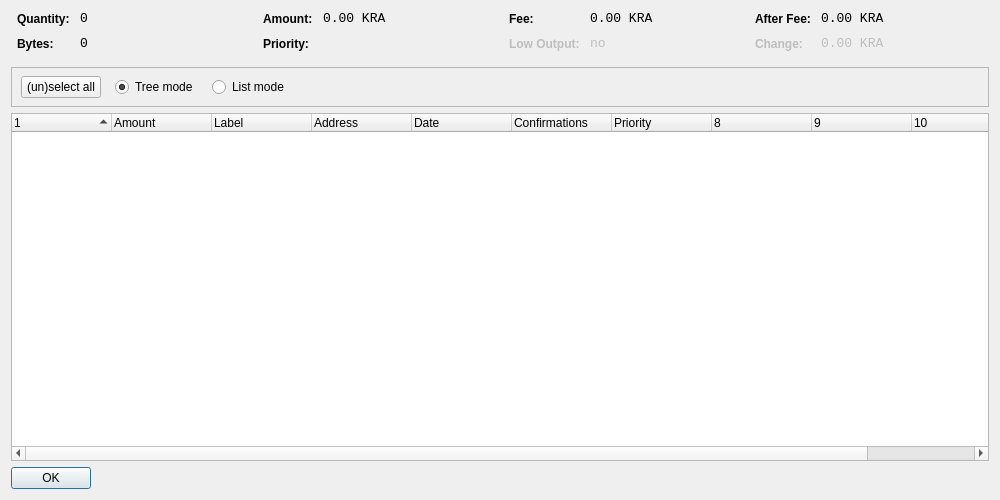
<?xml version="1.0" encoding="UTF-8"?>
<ui version="4.0">
 <class>CoinControlDialog</class>
 <widget class="QDialog" name="CoinControlDialog">
  <property name="geometry">
   <rect>
    <x>0</x>
    <y>0</y>
    <width>1000</width>
    <height>500</height>
   </rect>
  </property>
  <property name="windowTitle">
   <string>Coin Control</string>
  </property>
  <layout class="QVBoxLayout" name="verticalLayout">
   <item>
    <layout class="QHBoxLayout" name="horizontalLayoutTop" stretch="0,0,0,0">
     <property name="topMargin">
      <number>0</number>
     </property>
     <property name="bottomMargin">
      <number>10</number>
     </property>
     <item>
      <layout class="QFormLayout" name="formLayoutCoinControl1">
       <property name="horizontalSpacing">
        <number>10</number>
       </property>
       <property name="verticalSpacing">
        <number>10</number>
       </property>
       <property name="leftMargin">
        <number>6</number>
       </property>
       <property name="rightMargin">
        <number>6</number>
       </property>
       <item row="0" column="0">
        <widget class="QLabel" name="labelCoinControlQuantityText">
         <property name="styleSheet">
          <string notr="true">font-weight:bold;</string>
         </property>
         <property name="text">
          <string>Quantity:</string>
         </property>
        </widget>
       </item>
       <item row="0" column="1">
        <widget class="QLabel" name="labelCoinControlQuantity">
         <property name="font">
          <font>
           <family>Monospace</family>
           <pointsize>10</pointsize>
          </font>
         </property>
         <property name="cursor">
          <cursorShape>IBeamCursor</cursorShape>
         </property>
         <property name="contextMenuPolicy">
          <enum>Qt::ActionsContextMenu</enum>
         </property>
         <property name="text">
          <string notr="true">0</string>
         </property>
         <property name="textInteractionFlags">
          <set>Qt::LinksAccessibleByMouse|Qt::TextSelectableByKeyboard|Qt::TextSelectableByMouse</set>
         </property>
        </widget>
       </item>
       <item row="1" column="0">
        <widget class="QLabel" name="labelCoinControlBytesText">
         <property name="styleSheet">
          <string notr="true">font-weight:bold;</string>
         </property>
         <property name="text">
          <string>Bytes:</string>
         </property>
        </widget>
       </item>
       <item row="1" column="1">
        <widget class="QLabel" name="labelCoinControlBytes">
         <property name="font">
          <font>
           <family>Monospace</family>
           <pointsize>10</pointsize>
          </font>
         </property>
         <property name="cursor">
          <cursorShape>IBeamCursor</cursorShape>
         </property>
         <property name="contextMenuPolicy">
          <enum>Qt::ActionsContextMenu</enum>
         </property>
         <property name="text">
          <string notr="true">0</string>
         </property>
         <property name="textInteractionFlags">
          <set>Qt::LinksAccessibleByMouse|Qt::TextSelectableByKeyboard|Qt::TextSelectableByMouse</set>
         </property>
        </widget>
       </item>
      </layout>
     </item>
     <item>
      <layout class="QFormLayout" name="formLayoutCoinControl2">
       <property name="horizontalSpacing">
        <number>10</number>
       </property>
       <property name="verticalSpacing">
        <number>10</number>
       </property>
       <property name="leftMargin">
        <number>6</number>
       </property>
       <property name="rightMargin">
        <number>6</number>
       </property>
       <item row="0" column="0">
        <widget class="QLabel" name="labelCoinControlAmountText">
         <property name="styleSheet">
          <string notr="true">font-weight:bold;</string>
         </property>
         <property name="text">
          <string>Amount:</string>
         </property>
        </widget>
       </item>
       <item row="0" column="1">
        <widget class="QLabel" name="labelCoinControlAmount">
         <property name="font">
          <font>
           <family>Monospace</family>
           <pointsize>10</pointsize>
          </font>
         </property>
         <property name="cursor">
          <cursorShape>IBeamCursor</cursorShape>
         </property>
         <property name="contextMenuPolicy">
          <enum>Qt::ActionsContextMenu</enum>
         </property>
         <property name="text">
          <string notr="true">0.00 KRA</string>
         </property>
         <property name="textInteractionFlags">
          <set>Qt::LinksAccessibleByMouse|Qt::TextSelectableByKeyboard|Qt::TextSelectableByMouse</set>
         </property>
        </widget>
       </item>
       <item row="1" column="0">
        <widget class="QLabel" name="labelCoinControlPriorityText">
         <property name="styleSheet">
          <string notr="true">font-weight:bold;</string>
         </property>
         <property name="text">
          <string>Priority:</string>
         </property>
        </widget>
       </item>
       <item row="1" column="1">
        <widget class="QLabel" name="labelCoinControlPriority">
         <property name="font">
          <font>
           <family>Monospace</family>
           <pointsize>10</pointsize>
          </font>
         </property>
         <property name="cursor">
          <cursorShape>IBeamCursor</cursorShape>
         </property>
         <property name="contextMenuPolicy">
          <enum>Qt::ActionsContextMenu</enum>
         </property>
         <property name="text">
          <string/>
         </property>
         <property name="textInteractionFlags">
          <set>Qt::LinksAccessibleByMouse|Qt::TextSelectableByKeyboard|Qt::TextSelectableByMouse</set>
         </property>
        </widget>
       </item>
      </layout>
     </item>
     <item>
      <layout class="QFormLayout" name="formLayoutCoinControl3">
       <property name="horizontalSpacing">
        <number>10</number>
       </property>
       <property name="verticalSpacing">
        <number>10</number>
       </property>
       <property name="leftMargin">
        <number>6</number>
       </property>
       <property name="rightMargin">
        <number>6</number>
       </property>
       <item row="0" column="0">
        <widget class="QLabel" name="labelCoinControlFeeText">
         <property name="styleSheet">
          <string notr="true">font-weight:bold;</string>
         </property>
         <property name="text">
          <string>Fee:</string>
         </property>
        </widget>
       </item>
       <item row="0" column="1">
        <widget class="QLabel" name="labelCoinControlFee">
         <property name="font">
          <font>
           <family>Monospace</family>
           <pointsize>10</pointsize>
          </font>
         </property>
         <property name="cursor">
          <cursorShape>IBeamCursor</cursorShape>
         </property>
         <property name="contextMenuPolicy">
          <enum>Qt::ActionsContextMenu</enum>
         </property>
         <property name="text">
          <string notr="true">0.00 KRA</string>
         </property>
         <property name="textInteractionFlags">
          <set>Qt::LinksAccessibleByMouse|Qt::TextSelectableByKeyboard|Qt::TextSelectableByMouse</set>
         </property>
        </widget>
       </item>
       <item row="1" column="0">
        <widget class="QLabel" name="labelCoinControlLowOutputText">
         <property name="enabled">
          <bool>false</bool>
         </property>
         <property name="styleSheet">
          <string notr="true">font-weight:bold;</string>
         </property>
         <property name="text">
          <string>Low Output:</string>
         </property>
        </widget>
       </item>
       <item row="1" column="1">
        <widget class="QLabel" name="labelCoinControlLowOutput">
         <property name="enabled">
          <bool>false</bool>
         </property>
         <property name="font">
          <font>
           <family>Monospace</family>
           <pointsize>10</pointsize>
          </font>
         </property>
         <property name="cursor">
          <cursorShape>IBeamCursor</cursorShape>
         </property>
         <property name="contextMenuPolicy">
          <enum>Qt::ActionsContextMenu</enum>
         </property>
         <property name="text">
          <string notr="true">no</string>
         </property>
         <property name="textInteractionFlags">
          <set>Qt::LinksAccessibleByMouse|Qt::TextSelectableByKeyboard|Qt::TextSelectableByMouse</set>
         </property>
        </widget>
       </item>
      </layout>
     </item>
     <item>
      <layout class="QFormLayout" name="formLayoutCoinControl4">
       <property name="horizontalSpacing">
        <number>10</number>
       </property>
       <property name="verticalSpacing">
        <number>10</number>
       </property>
       <property name="leftMargin">
        <number>6</number>
       </property>
       <property name="rightMargin">
        <number>6</number>
       </property>
       <item row="0" column="0">
        <widget class="QLabel" name="labelCoinControlAfterFeeText">
         <property name="styleSheet">
          <string notr="true">font-weight:bold;</string>
         </property>
         <property name="text">
          <string>After Fee:</string>
         </property>
        </widget>
       </item>
       <item row="0" column="1">
        <widget class="QLabel" name="labelCoinControlAfterFee">
         <property name="font">
          <font>
           <family>Monospace</family>
           <pointsize>10</pointsize>
          </font>
         </property>
         <property name="cursor">
          <cursorShape>IBeamCursor</cursorShape>
         </property>
         <property name="contextMenuPolicy">
          <enum>Qt::ActionsContextMenu</enum>
         </property>
         <property name="text">
          <string notr="true">0.00 KRA</string>
         </property>
         <property name="textInteractionFlags">
          <set>Qt::LinksAccessibleByMouse|Qt::TextSelectableByKeyboard|Qt::TextSelectableByMouse</set>
         </property>
        </widget>
       </item>
       <item row="1" column="0">
        <widget class="QLabel" name="labelCoinControlChangeText">
         <property name="enabled">
          <bool>false</bool>
         </property>
         <property name="styleSheet">
          <string notr="true">font-weight:bold;</string>
         </property>
         <property name="text">
          <string>Change:</string>
         </property>
        </widget>
       </item>
       <item row="1" column="1">
        <widget class="QLabel" name="labelCoinControlChange">
         <property name="enabled">
          <bool>false</bool>
         </property>
         <property name="font">
          <font>
           <family>Monospace</family>
           <pointsize>10</pointsize>
          </font>
         </property>
         <property name="cursor">
          <cursorShape>IBeamCursor</cursorShape>
         </property>
         <property name="contextMenuPolicy">
          <enum>Qt::ActionsContextMenu</enum>
         </property>
         <property name="text">
          <string notr="true">0.00 KRA</string>
         </property>
         <property name="textInteractionFlags">
          <set>Qt::LinksAccessibleByMouse|Qt::TextSelectableByKeyboard|Qt::TextSelectableByMouse</set>
         </property>
        </widget>
       </item>
      </layout>
     </item>
    </layout>
   </item>
   <item>
    <widget class="QFrame" name="frame">
     <property name="minimumSize">
      <size>
       <width>0</width>
       <height>40</height>
      </size>
     </property>
     <property name="frameShape">
      <enum>QFrame::StyledPanel</enum>
     </property>
     <property name="frameShadow">
      <enum>QFrame::Sunken</enum>
     </property>
     <widget class="QWidget" name="horizontalLayoutWidget">
      <property name="geometry">
       <rect>
        <x>10</x>
        <y>0</y>
        <width>781</width>
        <height>41</height>
       </rect>
      </property>
      <layout class="QHBoxLayout" name="horizontalLayoutPanel" stretch="0,0,0,0,0">
       <property name="spacing">
        <number>14</number>
       </property>
       <item>
        <widget class="QPushButton" name="pushButtonSelectAll">
         <property name="sizePolicy">
          <sizepolicy hsizetype="Maximum" vsizetype="Fixed">
           <horstretch>0</horstretch>
           <verstretch>0</verstretch>
          </sizepolicy>
         </property>
         <property name="text">
          <string>(un)select all</string>
         </property>
        </widget>
       </item>
       <item>
        <widget class="QRadioButton" name="radioTreeMode">
         <property name="sizePolicy">
          <sizepolicy hsizetype="Maximum" vsizetype="Fixed">
           <horstretch>0</horstretch>
           <verstretch>0</verstretch>
          </sizepolicy>
         </property>
         <property name="text">
          <string>Tree mode</string>
         </property>
         <property name="checked">
          <bool>true</bool>
         </property>
        </widget>
       </item>
       <item>
        <widget class="QRadioButton" name="radioListMode">
         <property name="sizePolicy">
          <sizepolicy hsizetype="Maximum" vsizetype="Fixed">
           <horstretch>0</horstretch>
           <verstretch>0</verstretch>
          </sizepolicy>
         </property>
         <property name="text">
          <string>List mode</string>
         </property>
        </widget>
       </item>
       <item>
        <spacer name="horizontalSpacer">
         <property name="orientation">
          <enum>Qt::Horizontal</enum>
         </property>
         <property name="sizeHint" stdset="0">
          <size>
           <width>40</width>
           <height>20</height>
          </size>
         </property>
        </spacer>
       </item>
      </layout>
     </widget>
    </widget>
   </item>
   <item>
    <widget class="CoinControlTreeWidget" name="treeWidget">
     <property name="contextMenuPolicy">
      <enum>Qt::CustomContextMenu</enum>
     </property>
     <property name="sortingEnabled">
      <bool>false</bool>
     </property>
     <property name="columnCount">
      <number>11</number>
     </property>
     <attribute name="headerShowSortIndicator" stdset="0">
      <bool>true</bool>
     </attribute>
     <attribute name="headerStretchLastSection">
      <bool>false</bool>
     </attribute>
     <column>
      <property name="text">
       <string/>
      </property>
     </column>
     <column>
      <property name="text">
       <string>Amount</string>
      </property>
     </column>
     <column>
      <property name="text">
       <string>Label</string>
      </property>
     </column>
     <column>
      <property name="text">
       <string>Address</string>
      </property>
     </column>
     <column>
      <property name="text">
       <string>Date</string>
      </property>
     </column>
     <column>
      <property name="text">
       <string>Confirmations</string>
      </property>
      <property name="toolTip">
       <string>Confirmed</string>
      </property>
     </column>
     <column>
      <property name="text">
       <string>Priority</string>
      </property>
     </column>
     <column>
      <property name="text">
       <string/>
      </property>
     </column>
     <column>
      <property name="text">
       <string/>
      </property>
     </column>
     <column>
      <property name="text">
       <string/>
      </property>
     </column>
     <column>
      <property name="text">
       <string/>
      </property>
     </column>
    </widget>
   </item>
   <item>
    <widget class="QDialogButtonBox" name="buttonBox">
     <property name="sizePolicy">
      <sizepolicy hsizetype="Maximum" vsizetype="Fixed">
       <horstretch>0</horstretch>
       <verstretch>0</verstretch>
      </sizepolicy>
     </property>
     <property name="orientation">
      <enum>Qt::Horizontal</enum>
     </property>
     <property name="standardButtons">
      <set>QDialogButtonBox::Ok</set>
     </property>
    </widget>
   </item>
  </layout>
 </widget>
 <customwidgets>
  <customwidget>
   <class>CoinControlTreeWidget</class>
   <extends>QTreeWidget</extends>
   <header>coincontroltreewidget.h</header>
  </customwidget>
 </customwidgets>
 <resources/>
 <connections/>
</ui>
